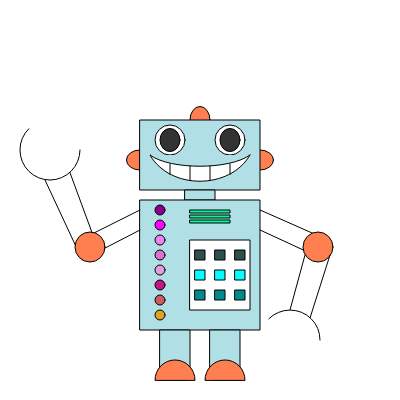
Frame 1 (no input)
Frame 60 (no input): identical to frame 1, image omitted
Frame 120 (the mouse pressed at the canvas centre since frame 60): identical to frame 1, image omitted

The p5.js sketch that drew this single still picture (run headless with seeded random() and noise() and a simulated clock; from frame 60 on, the mouse is pressed at the canvas centre):

// p5.js sketch
// ── sketch.js
function setup() {
  createCanvas(400, 400);
  robo = new Robo();
}

function draw() {
  background(255);
  robo.Construir()
}

class Robo{
  Construir(){
    this.Cabeca()
    this.Olhos()
    this.Boca()
    this.Pescoco()
    this.Corpo()
    this.BracoDireito()
    this.BracoEsquerdo()
    this.Bolinhas()
    this.Retangulo()
    this.Quadradros()
    this.Pernas()
    this.Pe()
  }
  Cabeca(){
    fill(255,127,80)
    ellipse(140,160,27,20);/bolinha da cabeça/
    ellipse(260,160,27,20);/bolinha da cabeça/
    ellipse(200,120,20,27);/bolinha da cabeça/
    fill(255)
    fill(176,224,230)
    rect(140,120,120,70);/cabeça/
    fill(255)
  }
  Olhos(){
  ellipse(170,140,30,30); /Olho Esquerdo/
  fill(51);
  ellipse(170,140,20,23); /Pupila Esquerda/
  fill(255);
  ellipse(230,140,30,30); /Olho Direito/
  fill(51);
  ellipse(230,140,20,23); /Pupila Direita/
  fill(255);
  }
  Pescoco(){
    fill(176,224,230)
    rect(185,190,30,10);
    fill(255)
  }
  Corpo(){
    fill(176,224,230)
    rect(140,200,120,130)
    fill(255)
  }
  Bolinhas(){
    fill(139,0,139)
    ellipse(160,210,10,10);
    fill(255,0,255)
    ellipse(160,225,10,10);
    fill(238,130,238)
    ellipse(160,240,10,10);
    fill(218,112,214)
    ellipse(160,255,10,10);
    fill(221,160,221)
    ellipse(160,270,10,10);
    fill(199,21,133)
    ellipse(160,285,10,10);
    fill(205,92,92)
    ellipse(160,300,10,10);
    fill(218,165,32)
    ellipse(160,315,10,10);
    fill(255)
  }
  Retangulo(){
    fill(0,250,154)
    rect(190,210,40,3);
    rect(190,215,40,3);
    rect(190,220,40,3);
    fill(255)
  }
  Quadradros(){
    rect(190,240,60,70); /retangulo medio dentro do corpo/
  
    fill(47,79,79)
    rect(195,250,10,10);
    rect(215,250,10,10);
    rect(235,250,10,10);
    fill(255)
    fill(0,255,255)
    rect(195,270,10,10);
    rect(215,270,10,10);
    rect(235,270,10,10);
    fill(255)
    fill(0,139,139)
    rect(195,290,10,10);
    rect(215,290,10,10);
    rect(235,290,10,10);  
    fill(255)
  }
  Pernas(){
    fill(176,224,230)
    rect(160,330,30,50);/perna/
    rect(210,330,30,50);/perna/
    fill(255)
  }
  Pe(){
    fill(255,127,80)
    arc(175, 380, 40, 40, PI, 0, CHORD);
    arc(225, 380, 40, 40, PI, 0, CHORD);
    fill(255)
  }
  Boca(){

    bezier(150,155,170,190,230,190,250,155);
    fill(176,224,230)
    bezier(150,155,170,170,230,170,250,155);
    fill(255)
    line(170,164,170,174.3);
    line(190,166,190,180); 
    line(210,166,210,180); 
    line(230,164,230,174.3);
  }
  BracoDireito(){
    line(328,240,260,210)
    line(325,260,260,230)
    fill(255,127,80)
    ellipse(318,247,30,30)
    fill(255)
    line(290,310,305,255)
    line(310,318,330,255)
    arc(290, 340, 60, 60, PI + QUARTER_PI, TWO_PI);
  }
  BracoEsquerdo(){
    line(80,240,140,210) 
    line(82,260,140,230) 
    fill(255,127,80)
    ellipse(90,247,30,30)
    fill(255)
    line(75.3,245,45,180)
    line(92,232.5,69,170)
    arc(50, 150, 60, 60, 0, PI + QUARTER_PI);
  }
}
